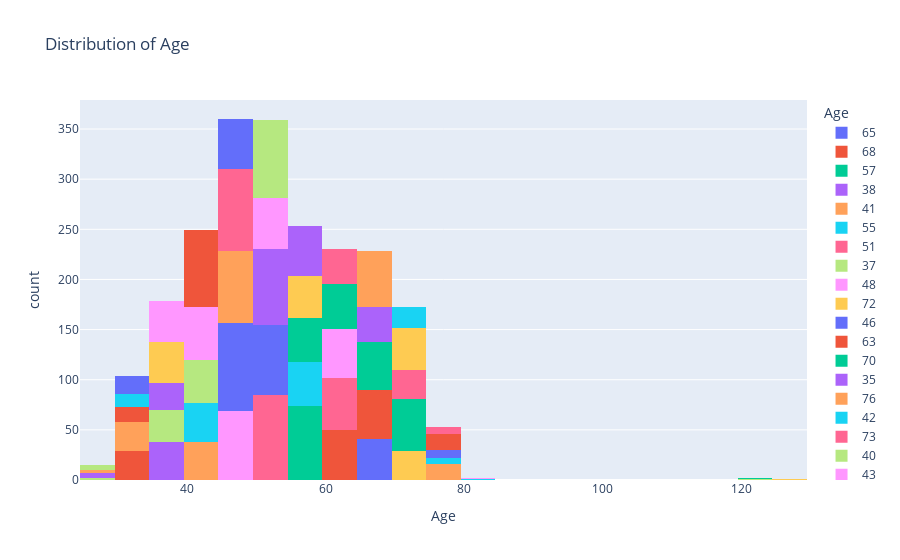

The cell this chart's notebook holds for it:
### Markdown cell above
This code will plot a histogram showing the distribution of the 'Age' column in the data. The x-axis will represent the age and the y-axis will represent the count of customers with that ag

### Code cell
fig1 = px.histogram(df, x="Age", nbins=30, color='Age', title="Distribution of Age")
fig1.show()

### Figure 1 — Plotly figure (JSON) as saved in the notebook; plotly's stock layout.template omitted (floating-point values rounded to 4 significant figures)
{"data": [{"alignmentgroup": "True", "bingroup": "x", "hovertemplate": "Age=%{x}<br>count=%{y}<extra></extra>", "legendgroup": "65", "marker": {"color": "#636efa", "pattern": {"shape": ""}}, "name": "65", "nbinsx": 30, "offsetgroup": "65", "orientation": "v", "showlegend": true, "type": "histogram", "x": [65, 65, 65, 65, 65, 65, 65, 65, 65, 65, 65, 65, 65, 65, 65, 65, 65, 65, 65, 65, 65, 65, 65, 65, 65, 65, 65, 65, 65, 65, 65, 65, 65, 65, 65, 65, 65, 65, 65, 65, 65], "xaxis": "x", "yaxis": "y"}, {"alignmentgroup": "True", "bingroup": "x", "hovertemplate": "Age=%{x}<br>count=%{y}<extra></extra>", "legendgroup": "68", "marker": {"color": "#EF553B", "pattern": {"shape": ""}}, "name": "68", "nbinsx": 30, "offsetgroup": "68", "orientation": "v", "showlegend": true, "type": "histogram", "x": [68, 68, 68, 68, 68, 68, 68, 68, 68, 68, 68, 68, 68, 68, 68, 68, 68, 68, 68, 68, 68, 68, 68, 68, 68, 68, 68, 68, 68, 68, 68, 68, 68, 68, 68, 68, 68, 68, 68, 68, 68, 68, 68, 68, 68, 68, 68, 68, 68], "xaxis": "x", "yaxis": "y"}, {"alignmentgroup": "True", "bingroup": "x", "hovertemplate": "Age=%{x}<br>count=%{y}<extra></extra>", "legendgroup": "57", "marker": {"color": "#00cc96", "pattern": {"shape": ""}}, "name": "57", "nbinsx": 30, "offsetgroup": "57", "orientation": "v", "showlegend": true, "type": "histogram", "x": [57, 57, 57, 57, 57, 57, 57, 57, 57, 57, 57, 57, 57, 57, 57, 57, 57, 57, 57, 57, 57, 57, 57, 57, 57, 57, 57, 57, 57, 57, 57, 57, 57, 57, 57, 57, 57, 57, 57, 57, 57, 57, 57, 57, 57, 57, 57, 57, 57, 57, 57, 57, 57, 57, 57, 57, 57, 57, 57, 57, 57, 57, 57, 57, 57, 57, 57, 57, 57, 57, 57, 57, 57, 57], "xaxis": "x", "yaxis": "y"}, {"alignmentgroup": "True", "bingroup": "x", "hovertemplate": "Age=%{x}<br>count=%{y}<extra></extra>", "legendgroup": "38", "marker": {"color": "#ab63fa", "pattern": {"shape": ""}}, "name": "38", "nbinsx": 30, "offsetgroup": "38", "orientation": "v", "showlegend": true, "type": "histogram", "x": [38, 38, 38, 38, 38, 38, 38, 38, 38, 38, 38, 38, 38, 38, 38, 38, 38, 38, 38, 38, 38, 38, 38, 38, 38, 38, 38, 38, 38, 38, 38, 38, 38, 38, 38, 38, 38, 38], "xaxis": "x", "yaxis": "y"}, {"alignmentgroup": "True", "bingroup": "x", "hovertemplate": "Age=%{x}<br>count=%{y}<extra></extra>", "legendgroup": "41", "marker": {"color": "#FFA15A", "pattern": {"shape": ""}}, "name": "41", "nbinsx": 30, "offsetgroup": "41", "orientation": "v", "showlegend": true, "type": "histogram", "x": [41, 41, 41, 41, 41, 41, 41, 41, 41, 41, 41, 41, 41, 41, 41, 41, 41, 41, 41, 41, 41, 41, 41, 41, 41, 41, 41, 41, 41, 41, 41, 41, 41, 41, 41, 41, 41, 41], "xaxis": "x", "yaxis": "y"}, {"alignmentgroup": "True", "bingroup": "x", "hovertemplate": "Age=%{x}<br>count=%{y}<extra></extra>", "legendgroup": "55", "marker": {"color": "#19d3f3", "pattern": {"shape": ""}}, "name": "55", "nbinsx": 30, "offsetgroup": "55", "orientation": "v", "showlegend": true, "type": "histogram", "x": [55, 55, 55, 55, 55, 55, 55, 55, 55, 55, 55, 55, 55, 55, 55, 55, 55, 55, 55, 55, 55, 55, 55, 55, 55, 55, 55, 55, 55, 55, 55, 55, 55, 55, 55, 55, 55, 55, 55, 55, 55, 55, 55, 55], "xaxis": "x", "yaxis": "y"}, {"alignmentgroup": "True", "bingroup": "x", "hovertemplate": "Age=%{x}<br>count=%{y}<extra></extra>", "legendgroup": "51", "marker": {"color": "#FF6692", "pattern": {"shape": ""}}, "name": "51", "nbinsx": 30, "offsetgroup": "51", "orientation": "v", "showlegend": true, "type": "histogram", "x": [51, 51, 51, 51, 51, 51, 51, 51, 51, 51, 51, 51, 51, 51, 51, 51, 51, 51, 51, 51, 51, 51, 51, 51, 51, 51, 51, 51, 51, 51, 51, 51, 51, 51, 51, 51, 51, 51, 51, 51, 51, 51, 51, 51, 51, 51, 51, 51, 51, 51, 51, 51, 51, 51, 51, 51, 51, 51, 51, 51, 51, 51, 51, 51, 51, 51, 51, 51, 51, 51, 51, 51, 51, 51, 51, 51, 51, 51, 51, 51, 51, 51, 51, 51, 51], "xaxis": "x", "yaxis": "y"}, {"alignmentgroup": "True", "bingroup": "x", "hovertemplate": "Age=%{x}<br>count=%{y}<extra></extra>", "legendgroup": "37", "marker": {"color": "#B6E880", "pattern": {"shape": ""}}, "name": "37", "nbinsx": 30, "offsetgroup": "37", "orientation": "v", "showlegend": true, "type": "histogram", "x": [37, 37, 37, 37, 37, 37, 37, 37, 37, 37, 37, 37, 37, 37, 37, 37, 37, 37, 37, 37, 37, 37, 37, 37, 37, 37, 37, 37, 37, 37, 37, 37], "xaxis": "x", "yaxis": "y"}, {"alignmentgroup": "True", "bingroup": "x", "hovertemplate": "Age=%{x}<br>count=%{y}<extra></extra>", "legendgroup": "48", "marker": {"color": "#FF97FF", "pattern": {"shape": ""}}, "name": "48", "nbinsx": 30, "offsetgroup": "48", "orientation": "v", "showlegend": true, "type": "histogram", "x": [48, 48, 48, 48, 48, 48, 48, 48, 48, 48, 48, 48, 48, 48, 48, 48, 48, 48, 48, 48, 48, 48, 48, 48, 48, 48, 48, 48, 48, 48, 48, 48, 48, 48, 48, 48, 48, 48, 48, 48, 48, 48, 48, 48, 48, 48, 48, 48, 48, 48, 48, 48, 48, 48, 48, 48, 48, 48, 48, 48, 48, 48, 48, 48, 48, 48, 48, 48, 48], "xaxis": "x", "yaxis": "y"}, {"alignmentgroup": "True", "bingroup": "x", "hovertemplate": "Age=%{x}<br>count=%{y}<extra></extra>", "legendgroup": "72", "marker": {"color": "#FECB52", "pattern": {"shape": ""}}, "name": "72", "nbinsx": 30, "offsetgroup": "72", "orientation": "v", "showlegend": true, "type": "histogram", "x": [72, 72, 72, 72, 72, 72, 72, 72, 72, 72, 72, 72, 72, 72, 72, 72, 72, 72, 72, 72, 72, 72, 72, 72, 72, 72, 72, 72, 72], "xaxis": "x", "yaxis": "y"}, {"alignmentgroup": "True", "bingroup": "x", "hovertemplate": "Age=%{x}<br>count=%{y}<extra></extra>", "legendgroup": "46", "marker": {"color": "#636efa", "pattern": {"shape": ""}}, "name": "46", "nbinsx": 30, "offsetgroup": "46", "orientation": "v", "showlegend": true, "type": "histogram", "x": [46, 46, 46, 46, 46, 46, 46, 46, 46, 46, 46, 46, 46, 46, 46, 46, 46, 46, 46, 46, 46, 46, 46, 46, 46, 46, 46, 46, 46, 46, 46, 46, 46, 46, 46, 46, 46, 46, 46, 46, 46, 46, 46, 46, 46, 46, 46, 46, 46, 46, 46, 46, 46, 46, 46, 46, 46, 46, 46, 46, 46, 46, 46, 46, 46, 46, 46, 46, 46, 46, 46, 46, 46, 46, 46, 46, 46, 46, 46, 46, 46, 46, 46, 46, 46, 46, 46, 46], "xaxis": "x", "yaxis": "y"}, {"alignmentgroup": "True", "bingroup": "x", "hovertemplate": "Age=%{x}<br>count=%{y}<extra></extra>", "legendgroup": "63", "marker": {"color": "#EF553B", "pattern": {"shape": ""}}, "name": "63", "nbinsx": 30, "offsetgroup": "63", "orientation": "v", "showlegend": true, "type": "histogram", "x": [63, 63, 63, 63, 63, 63, 63, 63, 63, 63, 63, 63, 63, 63, 63, 63, 63, 63, 63, 63, 63, 63, 63, 63, 63, 63, 63, 63, 63, 63, 63, 63, 63, 63, 63, 63, 63, 63, 63, 63, 63, 63, 63, 63, 63, 63, 63, 63, 63, 63], "xaxis": "x", "yaxis": "y"}, {"alignmentgroup": "True", "bingroup": "x", "hovertemplate": "Age=%{x}<br>count=%{y}<extra></extra>", "legendgroup": "70", "marker": {"color": "#00cc96", "pattern": {"shape": ""}}, "name": "70", "nbinsx": 30, "offsetgroup": "70", "orientation": "v", "showlegend": true, "type": "histogram", "x": [70, 70, 70, 70, 70, 70, 70, 70, 70, 70, 70, 70, 70, 70, 70, 70, 70, 70, 70, 70, 70, 70, 70, 70, 70, 70, 70, 70, 70, 70, 70, 70, 70, 70, 70, 70, 70, 70, 70, 70, 70, 70, 70, 70, 70, 70, 70, 70, 70, 70, 70, 70], "xaxis": "x", "yaxis": "y"}, {"alignmentgroup": "True", "bingroup": "x", "hovertemplate": "Age=%{x}<br>count=%{y}<extra></extra>", "legendgroup": "35", "marker": {"color": "#ab63fa", "pattern": {"shape": ""}}, "name": "35", "nbinsx": 30, "offsetgroup": "35", "orientation": "v", "showlegend": true, "type": "histogram", "x": [35, 35, 35, 35, 35, 35, 35, 35, 35, 35, 35, 35, 35, 35, 35, 35, 35, 35, 35, 35, 35, 35, 35, 35, 35, 35, 35], "xaxis": "x", "yaxis": "y"}, {"alignmentgroup": "True", "bingroup": "x", "hovertemplate": "Age=%{x}<br>count=%{y}<extra></extra>", "legendgroup": "76", "marker": {"color": "#FFA15A", "pattern": {"shape": ""}}, "name": "76", "nbinsx": 30, "offsetgroup": "76", "orientation": "v", "showlegend": true, "type": "histogram", "x": [76, 76, 76, 76, 76, 76, 76, 76, 76, 76, 76, 76, 76, 76, 76, 76], "xaxis": "x", "yaxis": "y"}, {"alignmentgroup": "True", "bingroup": "x", "hovertemplate": "Age=%{x}<br>count=%{y}<extra></extra>", "legendgroup": "42", "marker": {"color": "#19d3f3", "pattern": {"shape": ""}}, "name": "42", "nbinsx": 30, "offsetgroup": "42", "orientation": "v", "showlegend": true, "type": "histogram", "x": [42, 42, 42, 42, 42, 42, 42, 42, 42, 42, 42, 42, 42, 42, 42, 42, 42, 42, 42, 42, 42, 42, 42, 42, 42, 42, 42, 42, 42, 42, 42, 42, 42, 42, 42, 42, 42, 42, 42], "xaxis": "x", "yaxis": "y"}, {"alignmentgroup": "True", "bingroup": "x", "hovertemplate": "Age=%{x}<br>count=%{y}<extra></extra>", "legendgroup": "73", "marker": {"color": "#FF6692", "pattern": {"shape": ""}}, "name": "73", "nbinsx": 30, "offsetgroup": "73", "orientation": "v", "showlegend": true, "type": "histogram", "x": [73, 73, 73, 73, 73, 73, 73, 73, 73, 73, 73, 73, 73, 73, 73, 73, 73, 73, 73, 73, 73, 73, 73, 73, 73, 73, 73, 73, 73], "xaxis": "x", "yaxis": "y"}, {"alignmentgroup": "True", "bingroup": "x", "hovertemplate": "Age=%{x}<br>count=%{y}<extra></extra>", "legendgroup": "40", "marker": {"color": "#B6E880", "pattern": {"shape": ""}}, "name": "40", "nbinsx": 30, "offsetgroup": "40", "orientation": "v", "showlegend": true, "type": "histogram", "x": [40, 40, 40, 40, 40, 40, 40, 40, 40, 40, 40, 40, 40, 40, 40, 40, 40, 40, 40, 40, 40, 40, 40, 40, 40, 40, 40, 40, 40, 40, 40, 40, 40, 40, 40, 40, 40, 40, 40, 40, 40, 40, 40], "xaxis": "x", "yaxis": "y"}, {"alignmentgroup": "True", "bingroup": "x", "hovertemplate": "Age=%{x}<br>count=%{y}<extra></extra>", "legendgroup": "43", "marker": {"color": "#FF97FF", "pattern": {"shape": ""}}, "name": "43", "nbinsx": 30, "offsetgroup": "43", "orientation": "v", "showlegend": true, "type": "histogram", "x": [43, 43, 43, 43, 43, 43, 43, 43, 43, 43, 43, 43, 43, 43, 43, 43, 43, 43, 43, 43, 43, 43, 43, 43, 43, 43, 43, 43, 43, 43, 43, 43, 43, 43, 43, 43, 43, 43, 43, 43, 43, 43, 43, 43, 43, 43, 43, 43, 43, 43, 43, 43, 43], "xaxis": "x", "yaxis": "y"}, {"alignmentgroup": "True", "bingroup": "x", "hovertemplate": "Age=%{x}<br>count=%{y}<extra></extra>", "legendgroup": "71", "marker": {"color": "#FECB52", "pattern": {"shape": ""}}, "name": "71", "nbinsx": 30, "offsetgroup": "71", "orientation": "v", "showlegend": true, "type": "histogram", "x": [71, 71, 71, 71, 71, 71, 71, 71, 71, 71, 71, 71, 71, 71, 71, 71, 71, 71, 71, 71, 71, 71, 71, 71, 71, 71, 71, 71, 71, 71, 71, 71, 71, 71, 71, 71, 71, 71, 71, 71, 71, 71], "xaxis": "x", "yaxis": "y"}, {"alignmentgroup": "True", "bingroup": "x", "hovertemplate": "Age=%{x}<br>count=%{y}<extra></extra>", "legendgroup": "53", "marker": {"color": "#636efa", "pattern": {"shape": ""}}, "name": "53", "nbinsx": 30, "offsetgroup": "53", "orientation": "v", "showlegend": true, "type": "histogram", "x": [53, 53, 53, 53, 53, 53, 53, 53, 53, 53, 53, 53, 53, 53, 53, 53, 53, 53, 53, 53, 53, 53, 53, 53, 53, 53, 53, 53, 53, 53, 53, 53, 53, 53, 53, 53, 53, 53, 53, 53, 53, 53, 53, 53, 53, 53, 53, 53, 53, 53, 53, 53, 53, 53, 53, 53, 53, 53, 53, 53, 53, 53, 53, 53, 53, 53, 53, 53, 53, 53], "xaxis": "x", "yaxis": "y"}, {"alignmentgroup": "True", "bingroup": "x", "hovertemplate": "Age=%{x}<br>count=%{y}<extra></extra>", "legendgroup": "33", "marker": {"color": "#EF553B", "pattern": {"shape": ""}}, "name": "33", "nbinsx": 30, "offsetgroup": "33", "orientation": "v", "showlegend": true, "type": "histogram", "x": [33, 33, 33, 33, 33, 33, 33, 33, 33, 33, 33, 33, 33, 33, 33, 33, 33, 33, 33, 33, 33, 33, 33, 33, 33, 33, 33, 33, 33], "xaxis": "x", "yaxis": "y"}, {"alignmentgroup": "True", "bingroup": "x", "hovertemplate": "Age=%{x}<br>count=%{y}<extra></extra>", "legendgroup": "59", "marker": {"color": "#00cc96", "pattern": {"shape": ""}}, "name": "59", "nbinsx": 30, "offsetgroup": "59", "orientation": "v", "showlegend": true, "type": "histogram", "x": [59, 59, 59, 59, 59, 59, 59, 59, 59, 59, 59, 59, 59, 59, 59, 59, 59, 59, 59, 59, 59, 59, 59, 59, 59, 59, 59, 59, 59, 59, 59, 59, 59, 59, 59, 59, 59, 59, 59, 59, 59, 59, 59, 59], "xaxis": "x", "yaxis": "y"}, {"alignmentgroup": "True", "bingroup": "x", "hovertemplate": "Age=%{x}<br>count=%{y}<extra></extra>", "legendgroup": "52", "marker": {"color": "#ab63fa", "pattern": {"shape": ""}}, "name": "52", "nbinsx": 30, "offsetgroup": "52", "orientation": "v", "showlegend": true, "type": "histogram", "x": [52, 52, 52, 52, 52, 52, 52, 52, 52, 52, 52, 52, 52, 52, 52, 52, 52, 52, 52, 52, 52, 52, 52, 52, 52, 52, 52, 52, 52, 52, 52, 52, 52, 52, 52, 52, 52, 52, 52, 52, 52, 52, 52, 52, 52, 52, 52, 52, 52, 52, 52, 52, 52, 52, 52, 52, 52, 52, 52, 52, 52, 52, 52, 52, 52, 52, 52, 52, 52, 52, 52, 52, 52, 52, 52], "xaxis": "x", "yaxis": "y"}, {"alignmentgroup": "True", "bingroup": "x", "hovertemplate": "Age=%{x}<br>count=%{y}<extra></extra>", "legendgroup": "49", "marker": {"color": "#FFA15A", "pattern": {"shape": ""}}, "name": "49", "nbinsx": 30, "offsetgroup": "49", "orientation": "v", "showlegend": true, "type": "histogram", "x": [49, 49, 49, 49, 49, 49, 49, 49, 49, 49, 49, 49, 49, 49, 49, 49, 49, 49, 49, 49, 49, 49, 49, 49, 49, 49, 49, 49, 49, 49, 49, 49, 49, 49, 49, 49, 49, 49, 49, 49, 49, 49, 49, 49, 49, 49, 49, 49, 49, 49, 49, 49, 49, 49, 49, 49, 49, 49, 49, 49, 49, 49, 49, 49, 49, 49, 49, 49, 49, 49, 49], "xaxis": "x", "yaxis": "y"}, {"alignmentgroup": "True", "bingroup": "x", "hovertemplate": "Age=%{x}<br>count=%{y}<extra></extra>", "legendgroup": "79", "marker": {"color": "#19d3f3", "pattern": {"shape": ""}}, "name": "79", "nbinsx": 30, "offsetgroup": "79", "orientation": "v", "showlegend": true, "type": "histogram", "x": [79, 79, 79, 79, 79, 79], "xaxis": "x", "yaxis": "y"}, {"alignmentgroup": "True", "bingroup": "x", "hovertemplate": "Age=%{x}<br>count=%{y}<extra></extra>", "legendgroup": "47", "marker": {"color": "#FF6692", "pattern": {"shape": ""}}, "name": "47", "nbinsx": 30, "offsetgroup": "47", "orientation": "v", "showlegend": true, "type": "histogram", "x": [47, 47, 47, 47, 47, 47, 47, 47, 47, 47, 47, 47, 47, 47, 47, 47, 47, 47, 47, 47, 47, 47, 47, 47, 47, 47, 47, 47, 47, 47, 47, 47, 47, 47, 47, 47, 47, 47, 47, 47, 47, 47, 47, 47, 47, 47, 47, 47, 47, 47, 47, 47, 47, 47, 47, 47, 47, 47, 47, 47, 47, 47, 47, 47, 47, 47, 47, 47, 47, 47, 47, 47, 47, 47, 47, 47, 47, 47, 47, 47, 47, 47], "xaxis": "x", "yaxis": "y"}, {"alignmentgroup": "True", "bingroup": "x", "hovertemplate": "Age=%{x}<br>count=%{y}<extra></extra>", "legendgroup": "26", "marker": {"color": "#B6E880", "pattern": {"shape": ""}}, "name": "26", "nbinsx": 30, "offsetgroup": "26", "orientation": "v", "showlegend": true, "type": "histogram", "x": [26, 26], "xaxis": "x", "yaxis": "y"}, {"alignmentgroup": "True", "bingroup": "x", "hovertemplate": "Age=%{x}<br>count=%{y}<extra></extra>", "legendgroup": "54", "marker": {"color": "#FF97FF", "pattern": {"shape": ""}}, "name": "54", "nbinsx": 30, "offsetgroup": "54", "orientation": "v", "showlegend": true, "type": "histogram", "x": [54, 54, 54, 54, 54, 54, 54, 54, 54, 54, 54, 54, 54, 54, 54, 54, 54, 54, 54, 54, 54, 54, 54, 54, 54, 54, 54, 54, 54, 54, 54, 54, 54, 54, 54, 54, 54, 54, 54, 54, 54, 54, 54, 54, 54, 54, 54, 54, 54, 54, 54], "xaxis": "x", "yaxis": "y"}, {"alignmentgroup": "True", "bingroup": "x", "hovertemplate": "Age=%{x}<br>count=%{y}<extra></extra>", "legendgroup": "58", "marker": {"color": "#FECB52", "pattern": {"shape": ""}}, "name": "58", "nbinsx": 30, "offsetgroup": "58", "orientation": "v", "showlegend": true, "type": "histogram", "x": [58, 58, 58, 58, 58, 58, 58, 58, 58, 58, 58, 58, 58, 58, 58, 58, 58, 58, 58, 58, 58, 58, 58, 58, 58, 58, 58, 58, 58, 58, 58, 58, 58, 58, 58, 58, 58, 58, 58, 58, 58], "xaxis": "x", "yaxis": "y"}, {"alignmentgroup": "True", "bingroup": "x", "hovertemplate": "Age=%{x}<br>count=%{y}<extra></extra>", "legendgroup": "45", "marker": {"color": "#636efa", "pattern": {"shape": ""}}, "name": "45", "nbinsx": 30, "offsetgroup": "45", "orientation": "v", "showlegend": true, "type": "histogram", "x": [45, 45, 45, 45, 45, 45, 45, 45, 45, 45, 45, 45, 45, 45, 45, 45, 45, 45, 45, 45, 45, 45, 45, 45, 45, 45, 45, 45, 45, 45, 45, 45, 45, 45, 45, 45, 45, 45, 45, 45, 45, 45, 45, 45, 45, 45, 45, 45, 45, 45], "xaxis": "x", "yaxis": "y"}, {"alignmentgroup": "True", "bingroup": "x", "hovertemplate": "Age=%{x}<br>count=%{y}<extra></extra>", "legendgroup": "44", "marker": {"color": "#EF553B", "pattern": {"shape": ""}}, "name": "44", "nbinsx": 30, "offsetgroup": "44", "orientation": "v", "showlegend": true, "type": "histogram", "x": [44, 44, 44, 44, 44, 44, 44, 44, 44, 44, 44, 44, 44, 44, 44, 44, 44, 44, 44, 44, 44, 44, 44, 44, 44, 44, 44, 44, 44, 44, 44, 44, 44, 44, 44, 44, 44, 44, 44, 44, 44, 44, 44, 44, 44, 44, 44, 44, 44, 44, 44, 44, 44, 44, 44, 44, 44, 44, 44, 44, 44, 44, 44, 44, 44, 44, 44, 44, 44, 44, 44, 44, 44, 44, 44, 44], "xaxis": "x", "yaxis": "y"}, {"alignmentgroup": "True", "bingroup": "x", "hovertemplate": "Age=%{x}<br>count=%{y}<extra></extra>", "legendgroup": "67", "marker": {"color": "#00cc96", "pattern": {"shape": ""}}, "name": "67", "nbinsx": 30, "offsetgroup": "67", "orientation": "v", "showlegend": true, "type": "histogram", "x": [67, 67, 67, 67, 67, 67, 67, 67, 67, 67, 67, 67, 67, 67, 67, 67, 67, 67, 67, 67, 67, 67, 67, 67, 67, 67, 67, 67, 67, 67, 67, 67, 67, 67, 67, 67, 67, 67, 67, 67, 67, 67, 67, 67, 67, 67, 67, 67], "xaxis": "x", "yaxis": "y"}, {"alignmentgroup": "True", "bingroup": "x", "hovertemplate": "Age=%{x}<br>count=%{y}<extra></extra>", "legendgroup": "56", "marker": {"color": "#ab63fa", "pattern": {"shape": ""}}, "name": "56", "nbinsx": 30, "offsetgroup": "56", "orientation": "v", "showlegend": true, "type": "histogram", "x": [56, 56, 56, 56, 56, 56, 56, 56, 56, 56, 56, 56, 56, 56, 56, 56, 56, 56, 56, 56, 56, 56, 56, 56, 56, 56, 56, 56, 56, 56, 56, 56, 56, 56, 56, 56, 56, 56, 56, 56, 56, 56, 56, 56, 56, 56, 56, 56, 56, 56], "xaxis": "x", "yaxis": "y"}, {"alignmentgroup": "True", "bingroup": "x", "hovertemplate": "Age=%{x}<br>count=%{y}<extra></extra>", "legendgroup": "34", "marker": {"color": "#FFA15A", "pattern": {"shape": ""}}, "name": "34", "nbinsx": 30, "offsetgroup": "34", "orientation": "v", "showlegend": true, "type": "histogram", "x": [34, 34, 34, 34, 34, 34, 34, 34, 34, 34, 34, 34, 34, 34, 34, 34, 34, 34, 34, 34, 34, 34, 34, 34, 34, 34, 34, 34, 34], "xaxis": "x", "yaxis": "y"}, {"alignmentgroup": "True", "bingroup": "x", "hovertemplate": "Age=%{x}<br>count=%{y}<extra></extra>", "legendgroup": "74", "marker": {"color": "#19d3f3", "pattern": {"shape": ""}}, "name": "74", "nbinsx": 30, "offsetgroup": "74", "orientation": "v", "showlegend": true, "type": "histogram", "x": [74, 74, 74, 74, 74, 74, 74, 74, 74, 74, 74, 74, 74, 74, 74, 74, 74, 74, 74, 74, 74], "xaxis": "x", "yaxis": "y"}, {"alignmentgroup": "True", "bingroup": "x", "hovertemplate": "Age=%{x}<br>count=%{y}<extra></extra>", "legendgroup": "64", "marker": {"color": "#FF6692", "pattern": {"shape": ""}}, "name": "64", "nbinsx": 30, "offsetgroup": "64", "orientation": "v", "showlegend": true, "type": "histogram", "x": [64, 64, 64, 64, 64, 64, 64, 64, 64, 64, 64, 64, 64, 64, 64, 64, 64, 64, 64, 64, 64, 64, 64, 64, 64, 64, 64, 64, 64, 64, 64, 64, 64, 64, 64, 64, 64, 64, 64, 64, 64, 64, 64, 64, 64, 64, 64, 64, 64, 64, 64, 64], "xaxis": "x", "yaxis": "y"}, {"alignmentgroup": "True", "bingroup": "x", "hovertemplate": "Age=%{x}<br>count=%{y}<extra></extra>", "legendgroup": "50", "marker": {"color": "#B6E880", "pattern": {"shape": ""}}, "name": "50", "nbinsx": 30, "offsetgroup": "50", "orientation": "v", "showlegend": true, "type": "histogram", "x": [50, 50, 50, 50, 50, 50, 50, 50, 50, 50, 50, 50, 50, 50, 50, 50, 50, 50, 50, 50, 50, 50, 50, 50, 50, 50, 50, 50, 50, 50, 50, 50, 50, 50, 50, 50, 50, 50, 50, 50, 50, 50, 50, 50, 50, 50, 50, 50, 50, 50, 50, 50, 50, 50, 50, 50, 50, 50, 50, 50, 50, 50, 50, 50, 50, 50, 50, 50, 50, 50, 50, 50, 50, 50, 50, 50, 50, 50], "xaxis": "x", "yaxis": "y"}, {"alignmentgroup": "True", "bingroup": "x", "hovertemplate": "Age=%{x}<br>count=%{y}<extra></extra>", "legendgroup": "62", "marker": {"color": "#FF97FF", "pattern": {"shape": ""}}, "name": "62", "nbinsx": 30, "offsetgroup": "62", "orientation": "v", "showlegend": true, "type": "histogram", "x": [62, 62, 62, 62, 62, 62, 62, 62, 62, 62, 62, 62, 62, 62, 62, 62, 62, 62, 62, 62, 62, 62, 62, 62, 62, 62, 62, 62, 62, 62, 62, 62, 62, 62, 62, 62, 62, 62, 62, 62, 62, 62, 62, 62, 62, 62, 62, 62, 62], "xaxis": "x", "yaxis": "y"}, {"alignmentgroup": "True", "bingroup": "x", "hovertemplate": "Age=%{x}<br>count=%{y}<extra></extra>", "legendgroup": "39", "marker": {"color": "#FECB52", "pattern": {"shape": ""}}, "name": "39", "nbinsx": 30, "offsetgroup": "39", "orientation": "v", "showlegend": true, "type": "histogram", "x": [39, 39, 39, 39, 39, 39, 39, 39, 39, 39, 39, 39, 39, 39, 39, 39, 39, 39, 39, 39, 39, 39, 39, 39, 39, 39, 39, 39, 39, 39, 39, 39, 39, 39, 39, 39, 39, 39, 39, 39, 39], "xaxis": "x", "yaxis": "y"}, {"alignmentgroup": "True", "bingroup": "x", "hovertemplate": "Age=%{x}<br>count=%{y}<extra></extra>", "legendgroup": "77", "marker": {"color": "#636efa", "pattern": {"shape": ""}}, "name": "77", "nbinsx": 30, "offsetgroup": "77", "orientation": "v", "showlegend": true, "type": "histogram", "x": [77, 77, 77, 77, 77, 77, 77, 77], "xaxis": "x", "yaxis": "y"}, {"alignmentgroup": "True", "bingroup": "x", "hovertemplate": "Age=%{x}<br>count=%{y}<extra></extra>", "legendgroup": "31", "marker": {"color": "#EF553B", "pattern": {"shape": ""}}, "name": "31", "nbinsx": 30, "offsetgroup": "31", "orientation": "v", "showlegend": true, "type": "histogram", "x": [31, 31, 31, 31, 31, 31, 31, 31, 31, 31, 31, 31, 31, 31, 31], "xaxis": "x", "yaxis": "y"}, {"alignmentgroup": "True", "bingroup": "x", "hovertemplate": "Age=%{x}<br>count=%{y}<extra></extra>", "legendgroup": "60", "marker": {"color": "#00cc96", "pattern": {"shape": ""}}, "name": "60", "nbinsx": 30, "offsetgroup": "60", "orientation": "v", "showlegend": true, "type": "histogram", "x": [60, 60, 60, 60, 60, 60, 60, 60, 60, 60, 60, 60, 60, 60, 60, 60, 60, 60, 60, 60, 60, 60, 60, 60, 60, 60, 60, 60, 60, 60, 60, 60, 60, 60, 60, 60, 60, 60, 60, 60, 60, 60, 60, 60], "xaxis": "x", "yaxis": "y"}, {"alignmentgroup": "True", "bingroup": "x", "hovertemplate": "Age=%{x}<br>count=%{y}<extra></extra>", "legendgroup": "69", "marker": {"color": "#ab63fa", "pattern": {"shape": ""}}, "name": "69", "nbinsx": 30, "offsetgroup": "69", "orientation": "v", "showlegend": true, "type": "histogram", "x": [69, 69, 69, 69, 69, 69, 69, 69, 69, 69, 69, 69, 69, 69, 69, 69, 69, 69, 69, 69, 69, 69, 69, 69, 69, 69, 69, 69, 69, 69, 69, 69, 69, 69, 69], "xaxis": "x", "yaxis": "y"}, {"alignmentgroup": "True", "bingroup": "x", "hovertemplate": "Age=%{x}<br>count=%{y}<extra></extra>", "legendgroup": "66", "marker": {"color": "#FFA15A", "pattern": {"shape": ""}}, "name": "66", "nbinsx": 30, "offsetgroup": "66", "orientation": "v", "showlegend": true, "type": "histogram", "x": [66, 66, 66, 66, 66, 66, 66, 66, 66, 66, 66, 66, 66, 66, 66, 66, 66, 66, 66, 66, 66, 66, 66, 66, 66, 66, 66, 66, 66, 66, 66, 66, 66, 66, 66, 66, 66, 66, 66, 66, 66, 66, 66, 66, 66, 66, 66, 66, 66, 66, 66, 66, 66, 66, 66], "xaxis": "x", "yaxis": "y"}, {"alignmentgroup": "True", "bingroup": "x", "hovertemplate": "Age=%{x}<br>count=%{y}<extra></extra>", "legendgroup": "30", "marker": {"color": "#19d3f3", "pattern": {"shape": ""}}, "name": "30", "nbinsx": 30, "offsetgroup": "30", "orientation": "v", "showlegend": true, "type": "histogram", "x": [30, 30, 30, 30, 30, 30, 30, 30, 30, 30, 30, 30, 30], "xaxis": "x", "yaxis": "y"}, {"alignmentgroup": "True", "bingroup": "x", "hovertemplate": "Age=%{x}<br>count=%{y}<extra></extra>", "legendgroup": "61", "marker": {"color": "#FF6692", "pattern": {"shape": ""}}, "name": "61", "nbinsx": 30, "offsetgroup": "61", "orientation": "v", "showlegend": true, "type": "histogram", "x": [61, 61, 61, 61, 61, 61, 61, 61, 61, 61, 61, 61, 61, 61, 61, 61, 61, 61, 61, 61, 61, 61, 61, 61, 61, 61, 61, 61, 61, 61, 61, 61, 61, 61, 61], "xaxis": "x", "yaxis": "y"}, {"alignmentgroup": "True", "bingroup": "x", "hovertemplate": "Age=%{x}<br>count=%{y}<extra></extra>", "legendgroup": "122", "marker": {"color": "#B6E880", "pattern": {"shape": ""}}, "name": "122", "nbinsx": 30, "offsetgroup": "122", "orientation": "v", "showlegend": true, "type": "histogram", "x": [122], "xaxis": "x", "yaxis": "y"}, {"alignmentgroup": "True", "bingroup": "x", "hovertemplate": "Age=%{x}<br>count=%{y}<extra></extra>", "legendgroup": "36", "marker": {"color": "#FF97FF", "pattern": {"shape": ""}}, "name": "36", "nbinsx": 30, "offsetgroup": "36", "orientation": "v", "showlegend": true, "type": "histogram", "x": [36, 36, 36, 36, 36, 36, 36, 36, 36, 36, 36, 36, 36, 36, 36, 36, 36, 36, 36, 36, 36, 36, 36, 36, 36, 36, 36, 36, 36, 36, 36, 36, 36, 36, 36, 36, 36, 36, 36, 36, 36], "xaxis": "x", "yaxis": "y"}, {"alignmentgroup": "True", "bingroup": "x", "hovertemplate": "Age=%{x}<br>count=%{y}<extra></extra>", "legendgroup": "129", "marker": {"color": "#FECB52", "pattern": {"shape": ""}}, "name": "129", "nbinsx": 30, "offsetgroup": "129", "orientation": "v", "showlegend": true, "type": "histogram", "x": [129], "xaxis": "x", "yaxis": "y"}, {"alignmentgroup": "True", "bingroup": "x", "hovertemplate": "Age=%{x}<br>count=%{y}<extra></extra>", "legendgroup": "32", "marker": {"color": "#636efa", "pattern": {"shape": ""}}, "name": "32", "nbinsx": 30, "offsetgroup": "32", "orientation": "v", "showlegend": true, "type": "histogram", "x": [32, 32, 32, 32, 32, 32, 32, 32, 32, 32, 32, 32, 32, 32, 32, 32, 32, 32], "xaxis": "x", "yaxis": "y"}, {"alignmentgroup": "True", "bingroup": "x", "hovertemplate": "Age=%{x}<br>count=%{y}<extra></extra>", "legendgroup": "75", "marker": {"color": "#EF553B", "pattern": {"shape": ""}}, "name": "75", "nbinsx": 30, "offsetgroup": "75", "orientation": "v", "showlegend": true, "type": "histogram", "x": [75, 75, 75, 75, 75, 75, 75, 75, 75, 75, 75, 75, 75, 75, 75, 75], "xaxis": "x", "yaxis": "y"}, {"alignmentgroup": "True", "bingroup": "x", "hovertemplate": "Age=%{x}<br>count=%{y}<extra></extra>", "legendgroup": "123", "marker": {"color": "#00cc96", "pattern": {"shape": ""}}, "name": "123", "nbinsx": 30, "offsetgroup": "123", "orientation": "v", "showlegend": true, "type": "histogram", "x": [123], "xaxis": "x", "yaxis": "y"}, {"alignmentgroup": "True", "bingroup": "x", "hovertemplate": "Age=%{x}<br>count=%{y}<extra></extra>", "legendgroup": "29", "marker": {"color": "#ab63fa", "pattern": {"shape": ""}}, "name": "29", "nbinsx": 30, "offsetgroup": "29", "orientation": "v", "showlegend": true, "type": "histogram", "x": [29, 29, 29, 29, 29], "xaxis": "x", "yaxis": "y"}, {"alignmentgroup": "True", "bingroup": "x", "hovertemplate": "Age=%{x}<br>count=%{y}<extra></extra>", "legendgroup": "28", "marker": {"color": "#FFA15A", "pattern": {"shape": ""}}, "name": "28", "nbinsx": 30, "offsetgroup": "28", "orientation": "v", "showlegend": true, "type": "histogram", "x": [28, 28, 28], "xaxis": "x", "yaxis": "y"}, {"alignmentgroup": "True", "bingroup": "x", "hovertemplate": "Age=%{x}<br>count=%{y}<extra></extra>", "legendgroup": "81", "marker": {"color": "#19d3f3", "pattern": {"shape": ""}}, "name": "81", "nbinsx": 30, "offsetgroup": "81", "orientation": "v", "showlegend": true, "type": "histogram", "x": [81], "xaxis": "x", "yaxis": "y"}, {"alignmentgroup": "True", "bingroup": "x", "hovertemplate": "Age=%{x}<br>count=%{y}<extra></extra>", "legendgroup": "78", "marker": {"color": "#FF6692", "pattern": {"shape": ""}}, "name": "78", "nbinsx": 30, "offsetgroup": "78", "orientation": "v", "showlegend": true, "type": "histogram", "x": [78, 78, 78, 78, 78, 78, 78], "xaxis": "x", "yaxis": "y"}, {"alignmentgroup": "True", "bingroup": "x", "hovertemplate": "Age=%{x}<br>count=%{y}<extra></extra>", "legendgroup": "27", "marker": {"color": "#B6E880", "pattern": {"shape": ""}}, "name": "27", "nbinsx": 30, "offsetgroup": "27", "orientation": "v", "showlegend": true, "type": "histogram", "x": [27, 27, 27, 27, 27], "xaxis": "x", "yaxis": "y"}, {"alignmentgroup": "True", "bingroup": "x", "hovertemplate": "Age=%{x}<br>count=%{y}<extra></extra>", "legendgroup": "82", "marker": {"color": "#FF97FF", "pattern": {"shape": ""}}, "name": "82", "nbinsx": 30, "offsetgroup": "82", "orientation": "v", "showlegend": true, "type": "histogram", "x": [82], "xaxis": "x", "yaxis": "y"}], "layout": {"barmode": "relative", "legend": {"title": {"text": "Age"}, "tracegroupgap": 0}, "title": {"text": "Distribution of Age"}, "xaxis": {"anchor": "y", "categoryarray": [65, 68, 57, 38, 41, 55, 51, 37, 48, 72, 46, 63, 70, 35, 76, 42, 73, 40, 43, 71, 53, 33, 59, 52, 49, 79, 47, 26, 54, 58, 45, 44, 67, 56, 34, 74, 64, 50, 62, 39, 77, 31, 60, 69, 66, 30, 61, 122, 36, 129, 32, 75, 123, 29, 28, 81, 78, 27, 82], "categoryorder": "array", "domain": [0, 1], "title": {"text": "Age"}}, "yaxis": {"anchor": "x", "domain": [0, 1], "title": {"text": "count"}}}}
